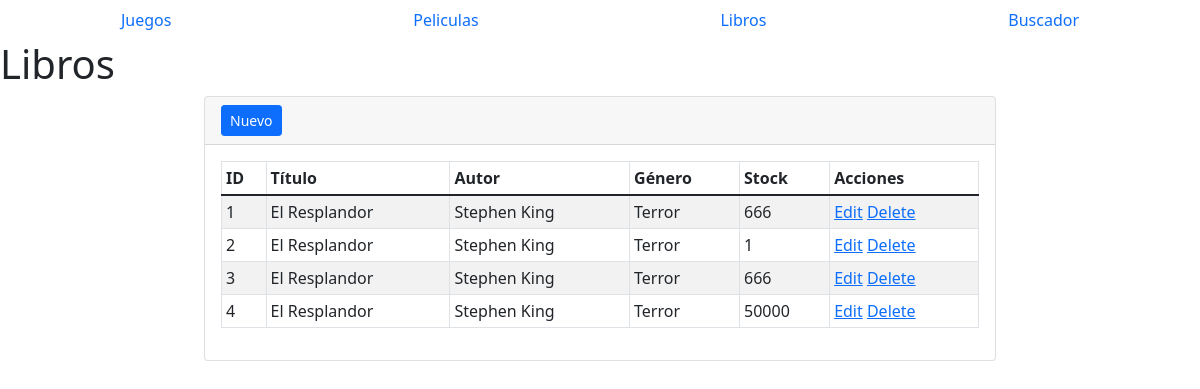
Page /libros on the committed database.
### libros/models.py (models this page shows)
class Libros(models.Model):
    titulo = models.CharField(max_length=50, default='Título')
    autor = models.CharField(max_length=50, default='Autor')
    genero = models.CharField(max_length=50, default='Género')
    stock = models.IntegerField(default=0)
    created_at = models.DateTimeField(auto_now_add=True)
    updated_at = models.DateTimeField(auto_now=True)
    class Meta:
        db_table = 'libros'

### libros/views.py (the view)
# urls.py: path('libros', views_libros.libros_index),
def libros_index(request):
    libros = Libros.objects.all()
    return render(request,"libros/index.html",{'libros':libros})

### templates/libros/index.html
{% extends 'base.html'%} {% block content %}
<section>
	<div class="section-header">
		<h1>Libros</h1>
	</div>
	<div class="section-body">
		<div class="row justify-content-center">
			<div class="col-md-8">
				<div class="card">
					<div class="card-header">
						<a
							href="/libros/add"
							class="btn btn-icon icon-left btn-primary btn-sm"
						>
							Nuevo
						</a>
					</div>
					<div class="card-body">
						<table class="table table-striped table-bordered table-sm">
							<thead class="thead-dark">
								<tr>
									<th>ID</th>
									<th>Título</th>
									<th>Autor</th>
									<th>Género</th>
									<th>Stock</th>
									<th>Acciones</th>
								</tr>
							</thead>
							<tbody>
								{% for libro in libros %}
								<tr>
									<td>{{ libro.id }}</td>
									<td>{{ libro.titulo }}</td>
									<td>{{ libro.autor }}</td>
									<td>{{ libro.genero }}</td>
									<td>{{ libro.stock }}</td>
									<td>
										<a href="/libros/edit/{{ libro.id }}"
											><span class="glyphicon glyphicon-pencil">Edit</span></a
										>
										<a href="/libros/delete/{{ libro.id }}">Delete</a>
									</td>
								</tr>
								{% endfor %}
							</tbody>
						</table>
					</div>
				</div>
			</div>
		</div>
	</div>
</section>
{% endblock %}

### templates/base.html (shortened to what this page needs)
{% load static %}
<!DOCTYPE html>
<html lang="en">
	<head>
		<link
			href="https://cdn.jsdelivr.net/npm/bootstrap@5.1.3/dist/css/bootstrap.min.css"
			rel="stylesheet"
		/>
		{% load staticfiles %}
	</head>
	<body>
		<nav class="nav nav-pills flex-column flex-sm-row">
			<a class="flex-sm-fill text-sm-center nav-link" href="/juegos">Juegos</a>
			<a class="flex-sm-fill text-sm-center nav-link" href="/peliculas">Peliculas</a>
			<a class="flex-sm-fill text-sm-center nav-link" href="/libros">Libros</a>
			<a class="flex-sm-fill text-sm-center nav-link" href="/">Buscador</a>
		</nav>
		<div class="main-content">{% block content %}{% endblock %}</div>
	</body>
</html>

### rows in the picture
Libros: id "1", titulo "El Resplandor", autor "Stephen King", genero "Terror", stock "666"
Libros: id "2", titulo "El Resplandor", autor "Stephen King", genero "Terror", stock "1"
Libros: id "3", titulo "El Resplandor", autor "Stephen King", genero "Terror", stock "666"
Libros: id "4", titulo "El Resplandor", autor "Stephen King", genero "Terror", stock "50000"
